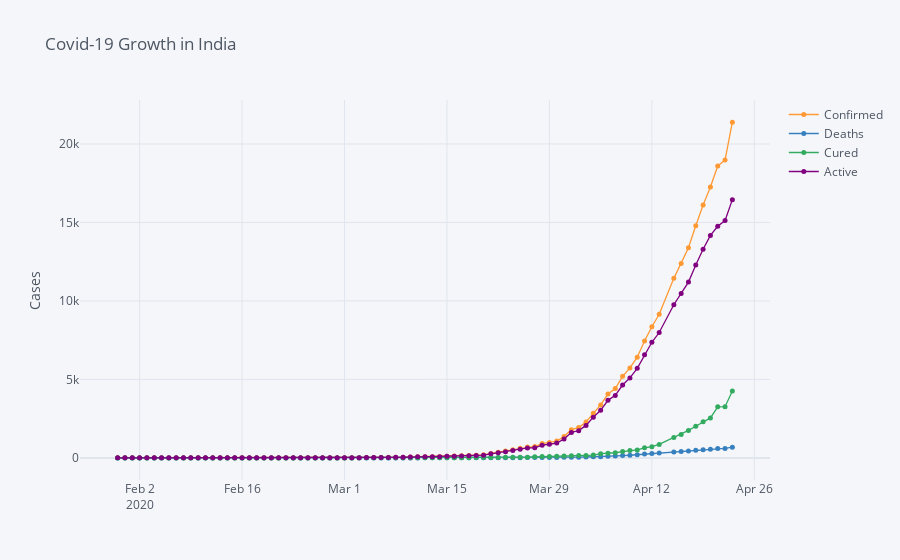

The notebook cell saved with this chart:
### Code cell
temp.iplot(title = 'Covid-19 Growth in India', yTitle='Cases',size=5,mode='markers+lines')
